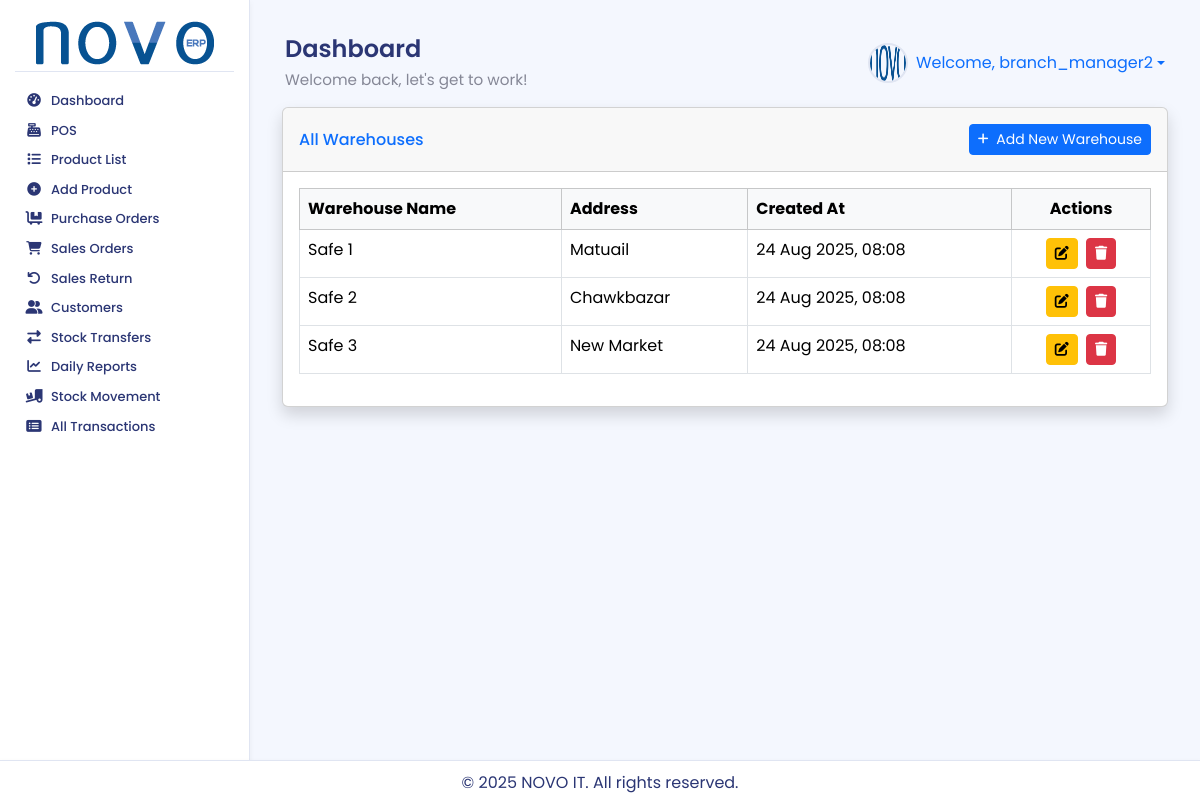
Page /stock/warehouses/ (signed in) on the committed database.
### accounts/models.py (models this page shows, shortened)
class User(AbstractUser):
    warehouse = models.ForeignKey(
        Warehouse,
        on_delete=models.SET_NULL,
        null=True,
        blank=True,
        related_name='users', # এই গুদামের সাথে যুক্ত ইউজারদের সহজে খুঁজে পাওয়ার জন্য
        verbose_name="Assigned Warehouse" # অ্যাডমিন প্যানেলে প্রদর্শনের জন্য
    )
    class Meta:
        verbose_name = "User"
        verbose_name_plural = "Users"

### stock/models.py (models this page shows, shortened)
class Warehouse(models.Model):
    name = models.CharField(max_length=100, unique=True)
    address = models.TextField(blank=True, null=True)
    created_at = models.DateTimeField(auto_now_add=True)
    updated_at = models.DateTimeField(auto_now=True)
    class Meta:
        db_table = 'inventory_warehouse'

### stock/views.py (the view)
# urls.py: path('warehouses/', views.warehouse_list, name='warehouse_list'),
@login_required
@permission_required('stock.view_warehouse', login_url='/admin/')
def warehouse_list(request):
    warehouses = Warehouse.objects.all().order_by('name')
    context = {'warehouses': warehouses, 'title': 'All Warehouses'}
    return render(request, 'stock/warehouse_list.html', context)

### stock/templates/stock/warehouse_list.html (shortened to what this page needs)
{% extends 'base.html' %}
{% load static %}
{% block content %}
<div class="container-fluid">
    <div class="card shadow mb-4">
        <div class="card-header py-3 d-flex flex-row align-items-center justify-content-between">
            <h6 class="m-0 font-weight-bold text-primary">All Warehouses</h6>
            <a href="{% url 'stock:add_warehouse' %}" class="btn btn-primary btn-sm">
                 Add New Warehouse
            </a>
        </div>
        <div class="card-body">
            <div class="table-responsive">
                <table class="table table-bordered table-hover" width="100%" cellspacing="0">
                    <thead class="table-light">
                        <tr>
                            <th>Warehouse Name</th>
                            <th>Address</th>
                            <th>Created At</th>
                            <th class="text-center">Actions</th>
                        </tr>
                    </thead>
                    <tbody>
                        {% for warehouse in warehouses %}
                        <tr>
                            <td>{{ warehouse.name }}</td>
                            <td>{{ warehouse.address|default:"N/A" }}</td>
                            <td>{{ warehouse.created_at|date:"d M Y, H:i" }}</td>
                            <td class="text-center">
                                <a href="{% url 'stock:edit_warehouse' warehouse.pk %}" class="btn btn-warning btn-sm me-1" title="Edit">
                                    <i class="fas fa-edit"></i>
                                </a>
                                <a href="{% url 'stock:delete_warehouse' warehouse.pk %}" class="btn btn-danger btn-sm" title="Delete">
                                    <i class="fas fa-trash"></i>
                                </a>
                            </td>
                        </tr>
                        {% empty %}
                        <tr>
                            <td colspan="4" class="text-center">No warehouses found.</td>
                        </tr>
                        {% endfor %}
                    </tbody>
                </table>
            </div>
        </div>
    </div>
</div>
{% endblock %}

### inventory_system/templates/base.html (shortened to what this page needs)
{% load static %}
<!DOCTYPE html>
<html lang="en">
<head>
    <link href="https://cdn.jsdelivr.net/npm/select2@4.1.0-rc.0/dist/css/select2.min.css" rel="stylesheet" />
    <link href="https://cdn.jsdelivr.net/npm/bootstrap@5.3.3/dist/css/bootstrap.min.css" rel="stylesheet">
    <link rel="stylesheet" href="https://cdnjs.cloudflare.com/ajax/libs/font-awesome/6.4.0/css/all.min.css">
    <link rel="stylesheet" href="{% static 'css/style.css' %}">
</head>
<body>
<div class="wrapper">
    {% if user.is_authenticated %}
    <aside class="sidebar-nav">
        <div class="sidebar-header">
            <a href="{% url 'dashboard' %}">
                <img src="{% static 'images/logo.png' %}" alt="NOVO ERP Logo">
            </a>
        </div>
        <ul class="sidebar-menu">
            {% with user.groups.all|join:", " as user_groups %}
            {% if 'POS Sales Staff' in user_groups %}
                <li><a href="{% url 'pos:pos_view' %}"><i class="fas fa-cash-register fa-fw"></i> <span>POS</span></a></li>
                <li><a href="{% url 'products:product_list' %}"><i class="fas fa-list fa-fw"></i> <span>Product List</span></a></li>
            {% elif 'Branch Manager' in user_groups %}
                <li><a href="{% url 'dashboard' %}"><i class="fas fa-tachometer-alt fa-fw"></i> <span>Dashboard</span></a></li>
                <li><a href="{% url 'pos:pos_view' %}"><i class="fas fa-cash-register fa-fw"></i> <span>POS</span></a></li>
                <li><a href="{% url 'products:product_list' %}"><i class="fas fa-list fa-fw"></i> <span>Product List</span></a></li>
                <li><a href="{% url 'products:add_product' %}"><i class="fas fa-plus-circle fa-fw"></i> <span>Add Product</span></a></li>
                <li><a href="{% url 'purchase:purchase_order_list' %}"><i class="fas fa-dolly-flatbed fa-fw"></i> <span>Purchase Orders</span></a></li>
                <li><a href="{% url 'sales:sales_order_list' %}"><i class="fas fa-shopping-cart fa-fw"></i> <span>Sales Orders</span></a></li>
                <li><a href="{% url 'sales:create_sales_return' %}"><i class="fas fa-undo fa-fw"></i> <span>Sales Return</span></a></li>
                <li><a href="{% url 'partners:customer_list' %}"><i class="fas fa-user-friends fa-fw"></i> <span>Customers</span></a></li>
                <li><a href="{% url 'purchase:stock_transfer_request_list' %}"><i class="fas fa-exchange-alt fa-fw"></i> <span>Stock Transfers</span></a></li>
                <li><a href="{% url 'reports:daily_sales_report' %}"><i class="fas fa-chart-line fa-fw"></i> <span>Daily Reports</span></a></li>
                <li><a href="{% url 'stock:stock_movement_report' %}"><i class="fas fa-truck-loading fa-fw"></i> <span>Stock Movement</span></a></li>
                <li><a href="{% url 'stock:transaction_list' %}"><i class="fas fa-list-alt fa-fw"></i> <span>All Transactions</span></a></li>
            {% endif %}
            {% endwith %}
        </ul>
    </aside>
    {% endif %}
    <div class="main-content">
        {% if user.is_authenticated %}
        <header class="header">
            <div class="header-title">
                <h1>{% block page_title %}Dashboard{% endblock %}</h1>
                <p>Welcome back, let's get to work!</p>
            </div>
            <div class="d-flex align-items-center">
                <div class="user-profile dropdown">
                    <a href="#" class="dropdown-toggle text-decoration-none d-flex align-items-center" data-bs-toggle="dropdown" aria-expanded="false">
                        <img src="{% static 'images/default_avatar.png' %}" alt="Avatar" class="me-2"> Welcome, {{ user.username }}
                    </a>
                </div>
            </div>
        </header>
        {% endif %}
        <main>
            {% block content %}{% endblock %}
        </main>
        <footer class="footer">
            <p>&copy; {% now "Y" %} NOVO IT. All rights reserved.</p>
        </footer>
    </div>
</div>
</body>
</html>

### static/css/style.css (style rules this page uses)
:root { --primary: hsl(185, 75%, 43%); --success: #1cc88a; --info: #36b9cc; --warning: #f6c23e; --danger: #e74a3b; --text: #2B3674; --muted: #858796; --bg: #F4F7FE; --card: #FFFFFF; --border: #E0E5F2; --sidebar-text: #2B3674; --sidebar-active-bg: #4e73df; --sidebar-hover-bg: rgba(78, 115, 223, 0.1); --shadow-sm: 0 2px 6px rgba(0, 0, 0, 0.05); --shadow-md: 0 4px 12px rgba(0, 0, 0, 0.08); --transition-fast: 0.2s ease; --transition-smooth: 0.3s ease; }
body { font-family: 'Poppins', sans-serif; background-color: var(--bg); color: var(--text); display: flex; flex-direction: column; min-height: 100vh; margin: 0; overflow-x: hidden; }
.wrapper { flex: 1; display: flex; flex-direction: row; }
.sidebar-nav { width: 250px; background: var(--card); border-right: 1px solid var(--border); padding: 15px; transition: width var(--transition-fast); box-shadow: var(--shadow-sm); height: calc(100vh - 37px); position: sticky; top: 0; overflow-y: auto; display: flex; flex-direction: column; }
.sidebar-header { padding: 5px 5px; border-bottom: 1px solid var(--border); text-align: center; }
.sidebar-header a img { width: 100%; max-width: 180px; height: auto; object-fit: contain; }
.sidebar-menu { list-style: none; padding: 0; margin: 15px 0 0; flex: 1 1 auto; }
.sidebar-nav::after { content: ''; padding-bottom: 20px; }
.sidebar-menu li { margin-bottom: 2px; }
.sidebar-menu a { display: flex; align-items: center; padding: 6px 10px; border-radius: 8px; color: var(--sidebar-text); text-decoration: none; font-weight: 500; font-size: 13px; line-height: 1.2; transition: background-color var(--transition-smooth), transform var(--transition-fast), box-shadow var(--transition-fast); }
.sidebar-menu a i { margin-right: 8px; width: 18px; text-align: center; font-size: 0.85rem; transition: color var(--transition-fast); }
.sidebar-menu a span { white-space: nowrap; overflow: hidden; text-overflow: ellipsis; }
.header { display: flex; justify-content: space-between; align-items: center; padding: 15px 15px; }
.header-title h1 { margin: 0; font-size: 1.5rem; font-weight: 600; }
.header-title p { margin: 5px 0 0; color: var(--muted); font-size: 0.95rem; }
.user-profile { display: flex; align-items: center; }
.user-profile img { width: 40px; height: 40px; border-radius: 50%; margin-right: 10px; border: 2px solid var(--border); }
.main-content { flex: 1; padding: 20px; padding-bottom: 60px; overflow-y: auto; background-color: var(--bg); }
.footer { position: fixed; bottom: 0; left: 0; width: 100%; height: 40px; background-color: var(--card); color: var(--text); text-align: center; padding: 10px; border-top: 1px solid var(--border); box-shadow: var(--shadow-sm); z-index: 1000; }

### rows in the picture
User: username "branch_manager2"
Warehouse: name "Safe 1", address "Matuail", created_at "24 Aug 2025, 08:08"
Warehouse: name "Safe 2", address "Chawkbazar", created_at "24 Aug 2025, 08:08"
Warehouse: name "Safe 3", address "New Market", created_at "24 Aug 2025, 08:08"
